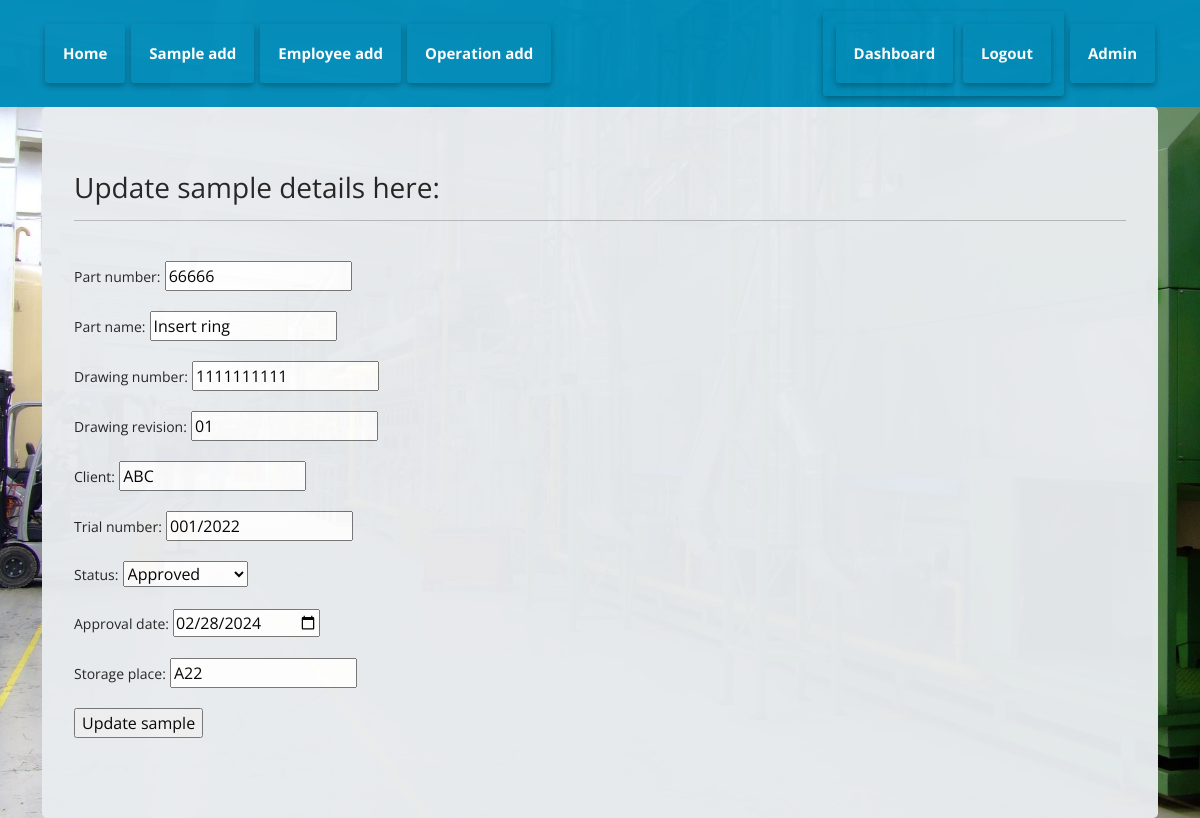
Screenshot of /sample/update/66666 (signed in) with the database file from the repository.
### samples/models.py (models this page shows, shortened)
class Samples(models.Model):
    part_number = models.IntegerField(validators=[MinValueValidator(100), MaxValueValidator(99999)], unique=True)
    part_name = models.CharField(max_length=255, unique=False)
    drawing_number = models.CharField(max_length=20, unique=False)
    drawing_revision = models.CharField(max_length=20, unique=False)
    client = models.CharField(max_length=125)
    trial_number = models.CharField(max_length=20, unique=True)
    APPROVED = 'Approved'
    NOT_APPROVED = 'Not approved'
    STATUS_CHOICES = [
            (APPROVED, 'Approved'),
            (NOT_APPROVED, 'Not approved'),
        ]
    status = models.CharField(max_length=20, choices=STATUS_CHOICES, default='Not approved')
    approval_date = models.DateField(blank=True, null=True)
    storage_place = models.CharField(max_length=50, unique=True)
    class Meta:
        verbose_name = "Samples"
        verbose_name_plural = "Samples"

### samples/decorators.py (the view)
    def wrapper(request, *args, **kwargs):
        if not request.user.is_authenticated:
            return redirect('my-login')
        return view_func(request, *args, **kwargs)

### samples/forms.py
class SamplesAdder(forms.ModelForm):
    class Meta:
        model = Samples
        fields = '__all__'
        widgets = {
            'approval_date': forms.DateInput(attrs={'type': 'date'}),
        }
        input_formats = ['%Y-%m-%d']

### samples/views.py (called while the page is built, shortened)
@custom_login_required
def sample_update(request, part_number):
    sample = get_object_or_404(Samples, part_number=part_number)
    form = SamplesAdder(instance=sample)
    context = {"SampleUpdate": form}
    return render(request, 'samp/sample-update.html', context)

### samples/templates/samp/sample-update.html (shortened to what this page needs)
{% extends 'base.html' %}
{% block content %}
<!DOCTYPE html>
<html lang="en">
<head>
    <h3><b> Update sample details here: </b></h3>
</head>
<body>
    <hr>
    <br>
    <form method="post" autocomplete="off">
        {{ SampleUpdate.as_p }}
        <input type="submit" value="Update sample"/>
    </form>
</body>
</html>
{% endblock %}

### rows the page displays
Samples: part_number "66666", part_name "Insert ring", drawing_number "1111111111", drawing_revision "01", client "ABC", trial_number "001/2022", status "Approved", approval_date "02/28/2024", storage_place "A22"
